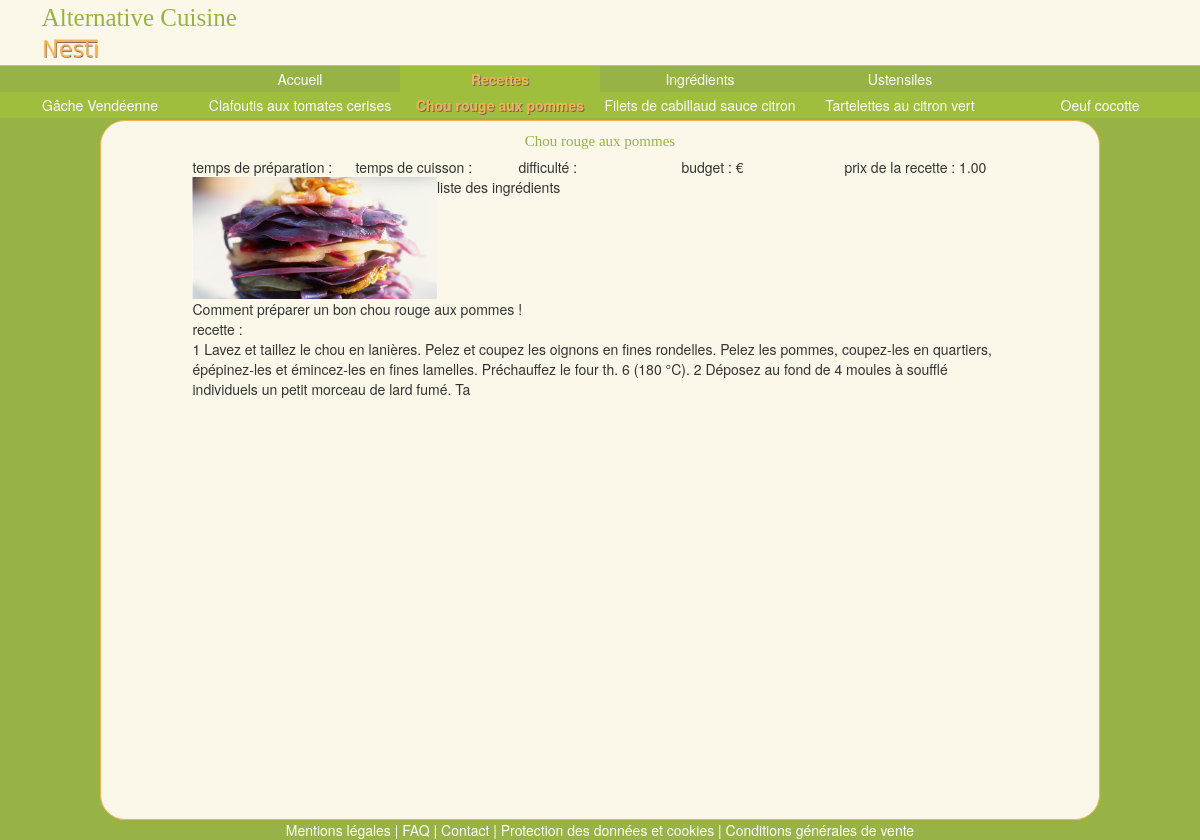
Page /MVC/Index.php?page=2&id=3&nom=Chou rouge aux pommes on the committed database.
### tables this page shows
CREATE TABLE IF NOT EXISTS `recette` (
  `idRecette` int(10) unsigned NOT NULL AUTO_INCREMENT,
  `Titre` varchar(100) NOT NULL,
  `Format` enum('Ecrit','Vidéo') NOT NULL DEFAULT 'Ecrit',
  `PrixHT` decimal(10,2) unsigned NOT NULL,
  `Resume` varchar(100) NOT NULL,
  `Contenu` varchar(300) NOT NULL,
  `Image_idImage` int(10) unsigned NOT NULL,
  `Temps_Preparation` varchar(6) NOT NULL DEFAULT '30 min',
  `Temps_Cuisson` varchar(6) NOT NULL DEFAULT '30 min',
  `Note` int(10) unsigned NOT NULL DEFAULT '0',
  `Difficulte` int(10) unsigned NOT NULL DEFAULT '0',
  `Budget` int(10) unsigned NOT NULL DEFAULT '0',
  PRIMARY KEY (`idRecette`,`Image_idImage`),
  KEY `fk_Recette_Image1_idx` (`Image_idImage`)
);

CREATE TABLE IF NOT EXISTS `image` (
  `idImage` int(10) unsigned NOT NULL AUTO_INCREMENT,
  `NomFichier` varchar(45) NOT NULL,
  `Legende` varchar(100) NOT NULL,
  PRIMARY KEY (`idImage`)
);

### MVC/Controller/Controller.php (called while the page is built, shortened)
<?php
    require 'Model/Query.php';
    function content_Article_Recette($i,$page){
        $recette = getRecette($i);
        $titres = $recette[0]['Titre'];
        $budgets = getBudget($i);
        $prixHT = $recette[0]['PrixHT'];
        $images = getImage($i,'recette');
        $resumeRecettes = $recette[0]['Resume'];
        $contenus = $recette[0]['Contenu'];
        require 'View/Content_Article_Recipe.php';
    }
?>

### MVC/Model/Query.php (called while the page is built, shortened)
<?php
    function getImage($i,$table){
        require 'Connection.php';
        $query_NomFichierImage = 'SELECT NomFichier FROM image,'.$table
                .' WHERE image.idImage='.$table.'.Image_idImage AND '.$table.'.id'.ucfirst($table).' = '.$i.'';
        $result_NomFichierImage = $pdo->query($query_NomFichierImage)->fetchAll();
        $res = $result_NomFichierImage[0]['NomFichier'];
        return ($res);
    }
    function getRecette($i){
        require 'Connection.php';
        $query_recette = 'SELECT * FROM recette WHERE idRecette = '.$i.'';
        $result_recette = $pdo->query($query_recette)->fetchAll();
        return $result_recette;
    }
    function getBudget($i){
        require 'Connection.php';
        $query_BudgetRecette = 'SELECT Budget FROM recette WHERE idRecette = '.$i.'';
        $result_BudgetRecette = $pdo->query($query_BudgetRecette)->fetchAll();
        $budget = $result_BudgetRecette[0]['Budget'];
        if($budget >= 0 && $budget < 20){
            $typeBudget = 1;
        }
        elseif($budget >= 20 && $budget < 40){
            $typeBudget = 2;
        }
        elseif($budget >= 40 && $budget < 60){
            $typeBudget = 3;
        }
        elseif($budget >= 60 && $budget < 80){
            $typeBudget = 4;
        }
        elseif($budget >= 80){
            $typeBudget = 5;
        }
        $res = '';
        for ($j = 0; $j < $typeBudget ; $j++){
            $res = $res.'€';
        }
        return $res;
    }
?>

### MVC/View/Content_Article_Recipe.php (the view, shortened to what this page needs)
<div class="col-lg-12" id="article">
    <div class="col-lg-12" id="article_title">
        <?php echo $titres; ?>
    </div>
    <div class="col-lg-12">
        <div class="col-lg-2 col-lg-offset-1"> temps de préparation :
        </div>
        <div class="col-lg-2"> temps de cuisson :
        </div>
        <div class="col-lg-2"> difficulté :
        </div>
        <div class="col-lg-2"> budget :
            <?php echo $budgets; ?>
        </div>
        <div class="col-lg-2"> prix de la recette :
            <?php echo $prixHT; ?>
        </div>
    </div>
    <div class="col-lg-12" id="article_presentation">
        <img class="col-lg-3 col-lg-offset-1" id="article_presentation_img" src="Images/<?php echo $images; ?>" alt="recipe"></img>
        <div class="col-lg-8" id="article_presentation_list"> liste des ingrédients </div>
        <div class="col-lg-10 col-lg-offset-1" id="article_presentation_summary">
            <?php echo $resumeRecettes; ?>
        </div>
    </div>
    <div class="col-lg-10 col-lg-offset-1" id="article_recipe"> recette : <br/>
        <?php echo $contenus; ?>
    </div>
</div>
<?php  require 'Skeleton.php'; ?>

### MVC/View/css/Css.css (style rules this page uses)
body { //background-image: url("/SiteWebVenteEnLigne/MVC/Images/Fond.jpg"); background: #98b345; }
[class*="col-"], .row, header, body, footer { //border : solid 1px red; padding : 0px; }
.row, header, body, footer { margin: 0px; }
#article_title { color: #98b345; font-family: Impact, fantasy; font-size: 15px; margin-bottom: 5px; text-align: center; }

### rows in the picture
recette: Titre "Chou rouge aux pommes", PrixHT "1.00", Resume "Comment préparer un bon chou rouge aux pommes !", Contenu "1 Lavez et taillez le chou en lanières. Pelez et coupez les oignons en fines rondelles. Pelez les pommes, coupez-les en quartiers, épépinez-les et émincez-les en fines lamelles. Préchauffez le four th. 6 (180 °C). 2 Déposez au fond de 4 moules à soufflé individuels un petit morceau de lard fumé. Ta"
image: NomFichier (picture)

### other values in the picture
$noms[$i] "Gâche Vendéenne"
$noms[$i] "Clafoutis aux tomates cerises"
$noms[$i] "Chou rouge aux pommes"
$noms[$i] "Filets de cabillaud sauce citron"
$noms[$i] "Tartelettes au citron vert"
$noms[$i] "Oeuf cocotte"
$budgets "€"
